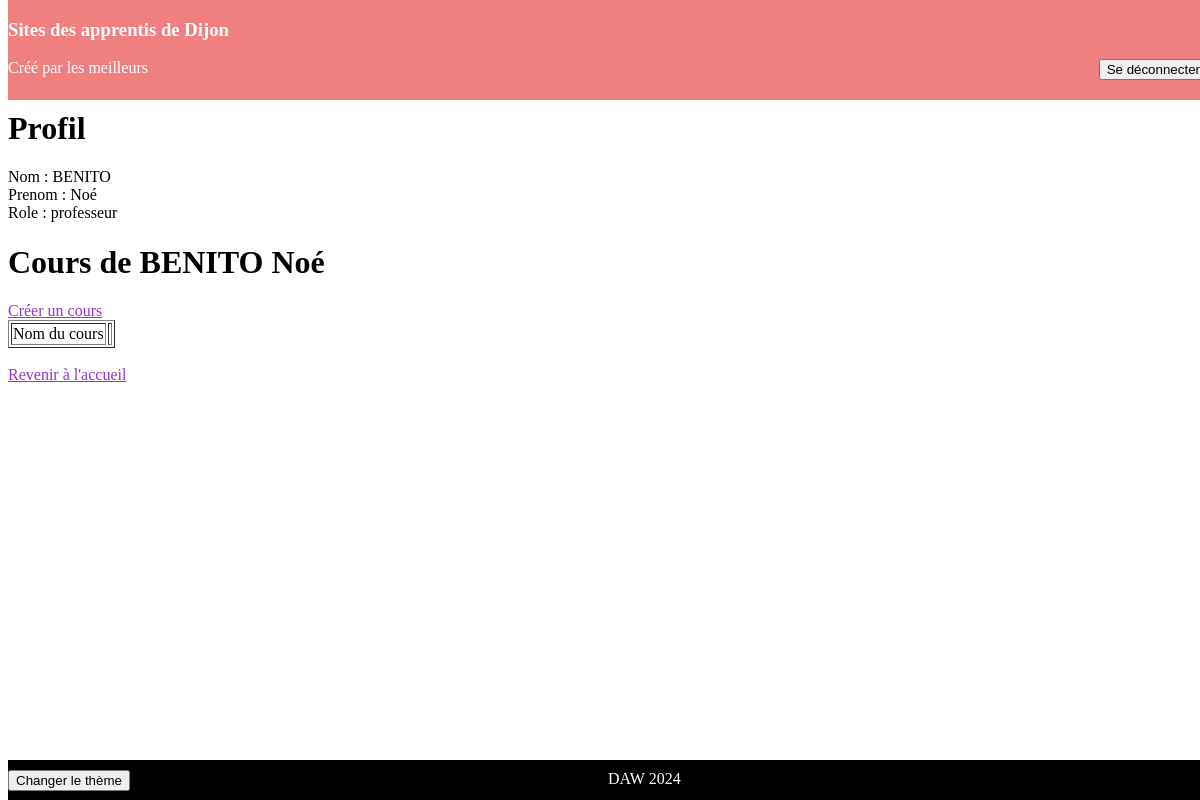
The page /view/users/profilUser?id=3 (signed in) on the database as committed earlier.
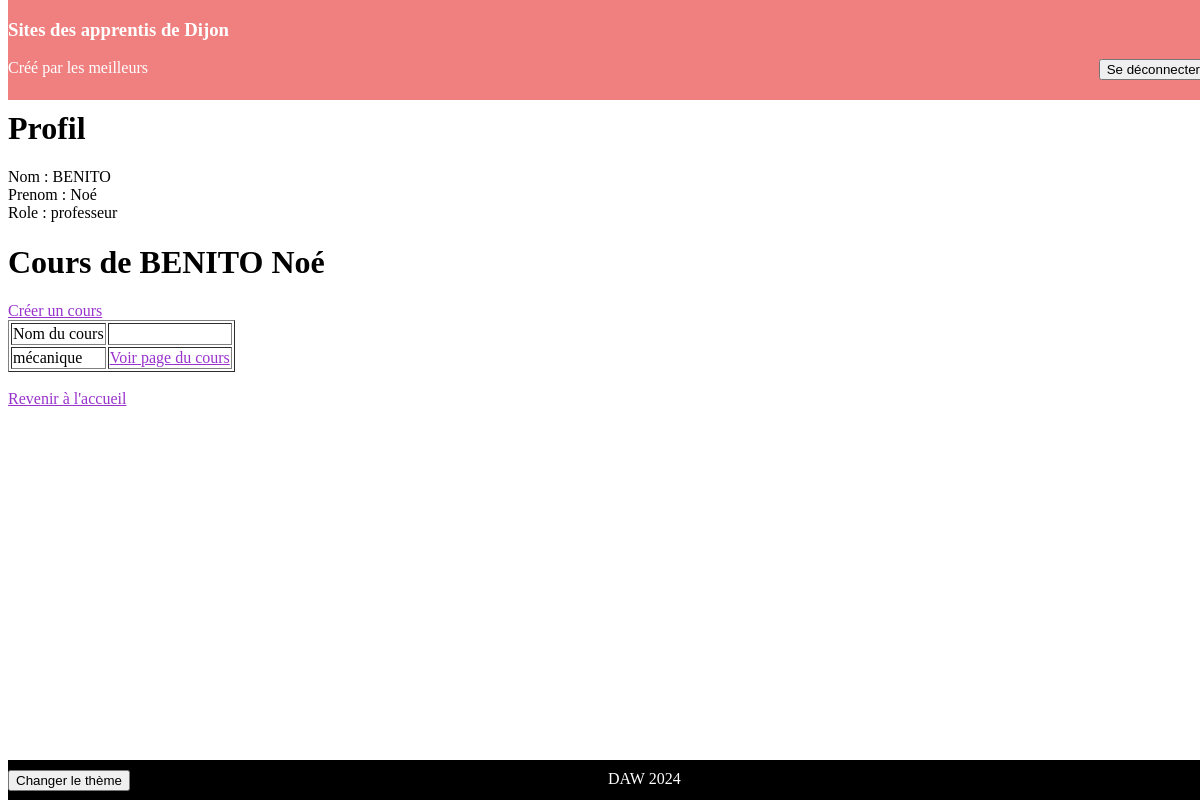
The same page on the database as committed later.
### tables this page shows
CREATE TABLE IF NOT EXISTS `cours` (
  `id_cours` int NOT NULL AUTO_INCREMENT,
  `nom` varchar(50) NOT NULL,
  `login_responsable` varchar(100) NOT NULL,
  PRIMARY KEY (`id_cours`),
  KEY `fk_responsable` (`login_responsable`)
);

### controller/ControllerUser.php (called while the page is built, shortened)
<?php
require_once(__DIR__.'/../model/ModelUser.php');
class ControllerUser {
    public static function getUser($id) {
        $model = new Model();
        $pdo = $model->getPdo();
        $select = $pdo->query('SELECT * FROM Utilisateurs WHERE id='.$id);
        while($row = $select->fetch(PDO::FETCH_ASSOC)) {
            $user = new ModelUser($row['login'], $row['mdp'], $row['id'], $row['role'], $row['nom'], $row['prenom']);
            return $user;
        }
    }
    }
?>

### model/ModelUser.php (called while the page is built, shortened)
<?php
class ModelUser{
    private $username;
    private $role;
    private $nom;
    private $prenom;
    function __construct($username = null, $password = null, $id = null, $role = null, $nom = null, $prenom = null)
    {
        if($username != null) {$this->username=$username;}
        if($role != null) {$this->role=$role;}
        if($nom != null) {$this->nom=$nom;}
        if($prenom != null) {$this->prenom=$prenom;}
    }
    public function getUsername() {return $this->username;}
    public function getRole() {return $this->role;}
    public function getNom() {return $this->nom;}
    public function getPrenom() {return $this->prenom;}
}
?>

### controller/ControllerCours.php (called while the page is built, shortened)
<?php
    require_once(__DIR__.'/../model/ModelCours.php');
    class ControllerCours {
        public static function getCoursResponsable($responsable) {
            $model = new Model();
            $pdo = $model->getPdo();
            $select = $pdo->query('SELECT * FROM cours WHERE login_responsable="'.$responsable.'"');
            $listecours = array();
            while($row = $select->fetch(PDO::FETCH_ASSOC)) {
                $cours = new ModelCours($row['login_responsable'], $row['nom'], $row['id_cours']);
                $listecours[] = $cours;
            }
            return $listecours;
        }
    }
?>

### model/ModelCours.php (called while the page is built, shortened)
<?php
    class ModelCours {
        private $nom;
        private $id;
        function __construct($responsable = null, $nom = null, $id = null) {
            if($nom !=  null) {$this->nom = $nom;}
            if($id != null) {$this->id = $id;}
        }
        public function getNom() {return $this->nom;}
        public function getId() {return $this->id;}
    }
?>

### view/users/profilUser.php (the view, shortened to what this page needs)
<html lang="fr">
<head>
    <?php require("../../view/css/stylesheet.php");?>
</head>
<body>
<?php require("../css/header.php");?>
<form action='../../config/routeur.php' method="post">
    <?php
        require_once('../../controller/ControllerUser.php');
        require_once('../../controller/ControllerCours.php');
        $user = ControllerUser::getUser($_GET['id']);
        echo "<h1>Profil</h1>";
        echo "Nom : ".$user->getNom()."<br>";
        echo "Prenom : ".$user->getPrenom()."<br>";
        echo "Role : ".$user->getRole()."<br>";
        if($user->getRole() == 'professeur') {
            echo "<h1>Cours de ".$user->getNom()." ".$user->getPrenom()."</h1>";
            $listecours = ControllerCours::getCoursResponsable($user->getUsername());
            if($_COOKIE['role'] == 'professeur' && $_COOKIE['login'] == $user->getUsername()) {
                echo "<a href='../cours/createCours.php'>Créer un cours</a><br>";
            }
            echo "<table border=1>";
            echo "<tr><td>Nom du cours</td><td></td></tr>";
            foreach($listecours as $cours) {
                echo "<tr>";
                echo "<td>".$cours->getNom()."</td>";
                echo "<td><a href='../cours/pageCours.php?id=".$cours->getId()."'>Voir page du cours</a></td>";
                echo "</tr>";
            }
            echo "</table>";
        }
        echo "<br><a href='accueil.php'>Revenir à l'accueil</a>";
    ?>
</form>
<?php require_once("../css/footer.php");?>
</body>
</html>

Rows that differ between the two databases and show on the page:
added cours: nom "mécanique"
